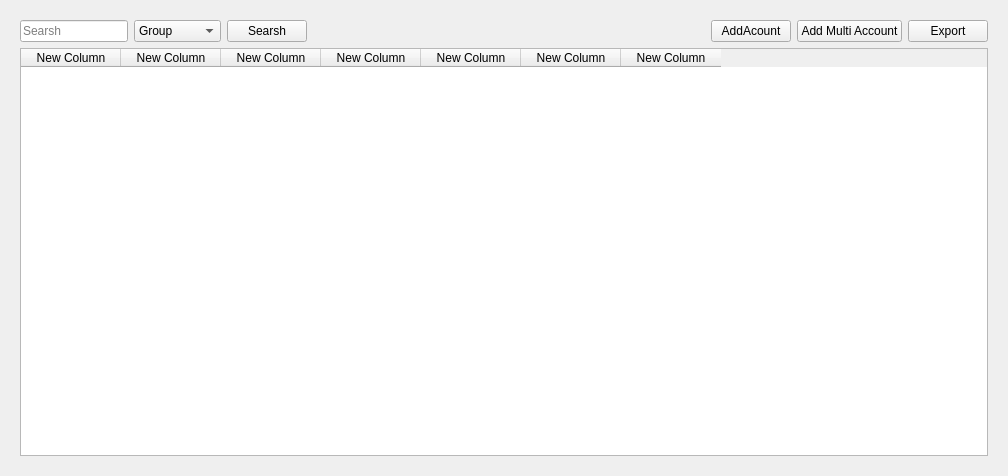
<?xml version="1.0" encoding="UTF-8"?>
<ui version="4.0">
 <class>Form</class>
 <widget class="QWidget" name="Form">
  <property name="geometry">
   <rect>
    <x>0</x>
    <y>0</y>
    <width>1008</width>
    <height>476</height>
   </rect>
  </property>
  <property name="windowTitle">
   <string>Form</string>
  </property>
  <property name="styleSheet">
   <string notr="true">QPushButton l{
		border:none;
		border-radius: 3px;
		text-align: left;
		padding: 8px 0 8px 15px;
		color: #788596;
	}

	QPushButton:hover {
		background-color: rgba( 86, 101, 115, 0.5);
	}

	QPushButton:checked {
		color: #fff;
	}
QScrollArea{
border: none;
}</string>
  </property>
  <layout class="QGridLayout" name="gridLayout">
   <item row="0" column="0">
    <widget class="QWidget" name="widget" native="true">
     <layout class="QGridLayout" name="gridLayout_2">
      <item row="0" column="0">
       <widget class="QWidget" name="widget_2" native="true">
        <layout class="QHBoxLayout" name="horizontalLayout_3">
         <property name="spacing">
          <number>0</number>
         </property>
         <property name="leftMargin">
          <number>0</number>
         </property>
         <property name="topMargin">
          <number>0</number>
         </property>
         <property name="rightMargin">
          <number>0</number>
         </property>
         <property name="bottomMargin">
          <number>0</number>
         </property>
         <item alignment="Qt::AlignLeft">
          <widget class="QWidget" name="widget_3" native="true">
           <layout class="QHBoxLayout" name="horizontalLayout">
            <property name="leftMargin">
             <number>0</number>
            </property>
            <property name="topMargin">
             <number>0</number>
            </property>
            <property name="rightMargin">
             <number>0</number>
            </property>
            <property name="bottomMargin">
             <number>0</number>
            </property>
            <item>
             <widget class="QLineEdit" name="lineEdit">
              <property name="text">
               <string/>
              </property>
              <property name="placeholderText">
               <string>Searsh</string>
              </property>
             </widget>
            </item>
            <item>
             <widget class="QComboBox" name="comboBox">
              <item>
               <property name="text">
                <string>Group</string>
               </property>
              </item>
              <item>
               <property name="text">
                <string>Username</string>
               </property>
              </item>
              <item>
               <property name="text">
                <string>Email</string>
               </property>
              </item>
              <item>
               <property name="text">
                <string>Password</string>
               </property>
              </item>
              <item>
               <property name="text">
                <string>Cookies</string>
               </property>
              </item>
              <item>
               <property name="text">
                <string>Type</string>
               </property>
              </item>
             </widget>
            </item>
            <item>
             <widget class="QPushButton" name="pushButton">
              <property name="text">
               <string>Searsh</string>
              </property>
             </widget>
            </item>
           </layout>
          </widget>
         </item>
         <item alignment="Qt::AlignRight">
          <widget class="QWidget" name="widget_4" native="true">
           <layout class="QHBoxLayout" name="horizontalLayout_2">
            <property name="leftMargin">
             <number>0</number>
            </property>
            <property name="topMargin">
             <number>0</number>
            </property>
            <property name="rightMargin">
             <number>0</number>
            </property>
            <property name="bottomMargin">
             <number>0</number>
            </property>
            <item>
             <widget class="QPushButton" name="Add_Account">
              <property name="text">
               <string>AddAcount</string>
              </property>
             </widget>
            </item>
            <item>
             <widget class="QPushButton" name="AddMultiAccount">
              <property name="toolTip">
               <string>&lt;!DOCTYPE HTML PUBLIC &quot;-//W3C//DTD HTML 4.0//EN&quot; &quot;http://www.w3.org/TR/REC-html40/strict.dtd&quot;&gt;
&lt;html&gt;&lt;head&gt;&lt;meta name=&quot;qrichtext&quot; content=&quot;1&quot; /&gt;&lt;style type=&quot;text/css&quot;&gt;
p, li { white-space: pre-wrap; }
&lt;/style&gt;&lt;/head&gt;&lt;body style=&quot; font-family:'MS Shell Dlg 2'; font-size:8pt; font-weight:400; font-style:normal;&quot;&gt;
&lt;p style=&quot; margin-top:0px; margin-bottom:0px; margin-left:0px; margin-right:0px; -qt-block-indent:0; text-indent:0px;&quot;&gt;Format:&lt;/p&gt;
&lt;p style=&quot; margin-top:0px; margin-bottom:0px; margin-left:0px; margin-right:0px; -qt-block-indent:0; text-indent:0px;&quot;&gt;&lt;span style=&quot; font-weight:600;&quot;&gt;Group&lt;/span&gt;:&lt;span style=&quot; font-weight:600;&quot;&gt;UserName&lt;/span&gt;:&lt;span style=&quot; font-weight:600;&quot;&gt;Email&lt;/span&gt;:&lt;span style=&quot; font-weight:600;&quot;&gt;Password&lt;/span&gt;:&lt;span style=&quot; font-weight:600;&quot;&gt;Cookies&lt;/span&gt;:&lt;span style=&quot; font-weight:600;&quot;&gt;Type&lt;/span&gt;&lt;/p&gt;&lt;/body&gt;&lt;/html&gt;</string>
              </property>
              <property name="text">
               <string>Add Multi Account</string>
              </property>
             </widget>
            </item>
            <item>
             <widget class="QPushButton" name="Export">
              <property name="text">
               <string>Export</string>
              </property>
             </widget>
            </item>
           </layout>
          </widget>
         </item>
        </layout>
       </widget>
      </item>
      <item row="1" column="0">
       <widget class="QTableWidget" name="tableWidget">
        <column>
         <property name="text">
          <string>New Column</string>
         </property>
        </column>
        <column>
         <property name="text">
          <string>New Column</string>
         </property>
        </column>
        <column>
         <property name="text">
          <string>New Column</string>
         </property>
        </column>
        <column>
         <property name="text">
          <string>New Column</string>
         </property>
        </column>
        <column>
         <property name="text">
          <string>New Column</string>
         </property>
        </column>
        <column>
         <property name="text">
          <string>New Column</string>
         </property>
        </column>
        <column>
         <property name="text">
          <string>New Column</string>
         </property>
        </column>
       </widget>
      </item>
     </layout>
    </widget>
   </item>
  </layout>
 </widget>
 <resources/>
 <connections/>
</ui>
